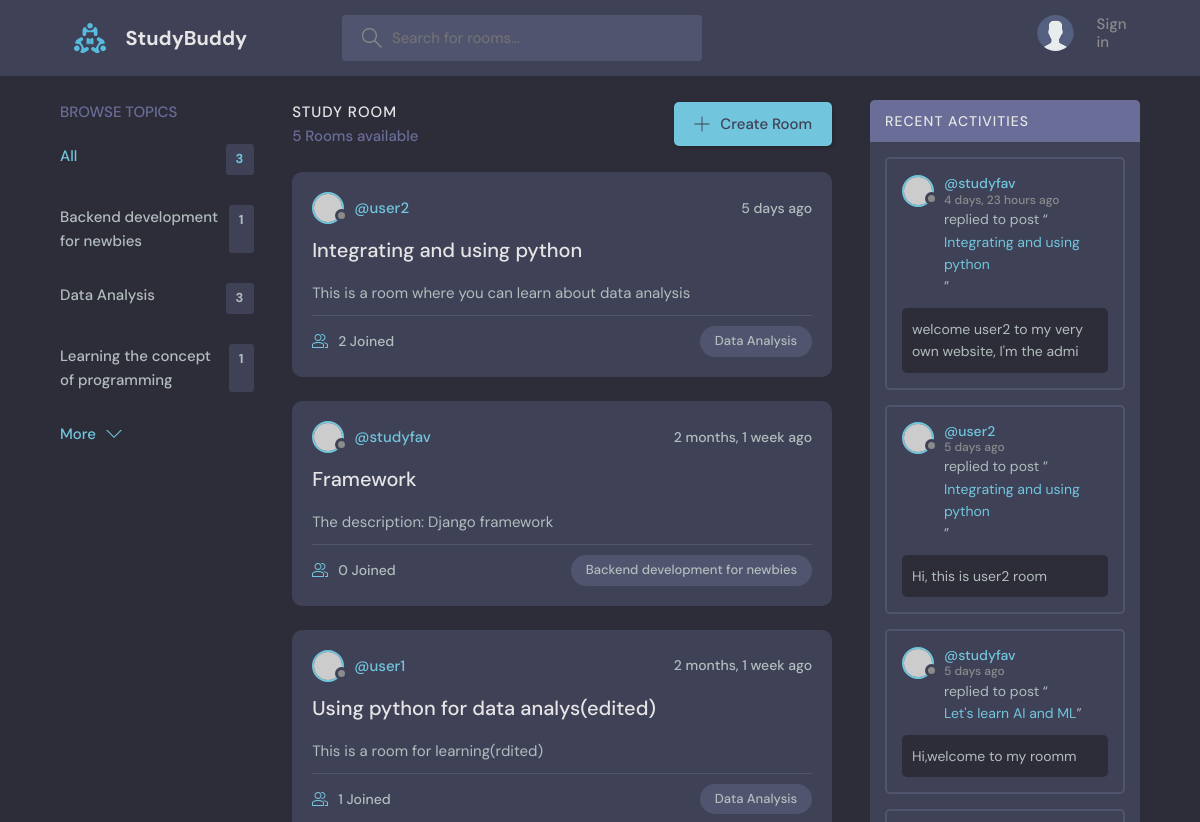
The app's page / (upper part), older data.
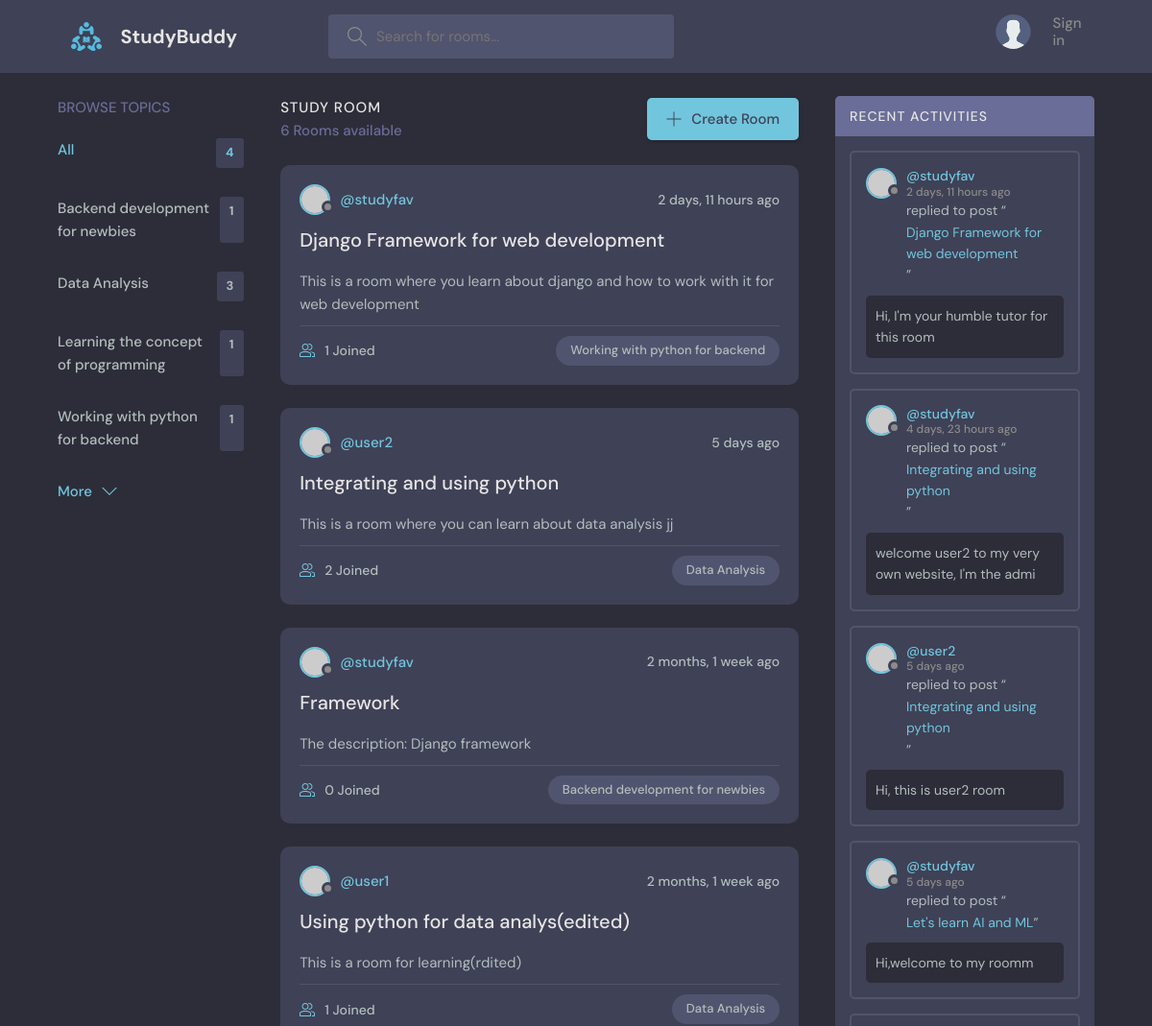
The same page, newer data.
### base/models.py (models this page shows, shortened)
class Topic(models.Model):
  name = models.CharField(max_length=200)

class Room(models.Model):
  host = models.ForeignKey(User, on_delete=models.SET_NULL, null=True)
  topic = models.ForeignKey(Topic, on_delete=models.SET_NULL, null=True)
  name = models.CharField(max_length=200)
  description = models.TextField(null=True, blank=True)
  participants = models.ManyToManyField(User, related_name="participants", blank=True)
  updated = models.DateTimeField(auto_now=True)
  created = models.DateTimeField(auto_now_add=True)
  class Meta:
    ordering = ['-updated', '-created']
  def __str__(self):
    return self.name

class Message(models.Model):
  user = models.ForeignKey(User, on_delete=models.CASCADE)
  room = models.ForeignKey(Room, on_delete=models.CASCADE)
  body = models.TextField()
  updated = models.DateTimeField(auto_now=True)
  created = models.DateTimeField(auto_now_add=True)
  class Meta:
    ordering = ['-updated', '-created']
  def __str__(self):
    return self.body[0:50]

### base/views.py (the view)
# urls.py: path('', views.home, name='home'),
def home(request):
  q =  request.GET.get('q') if request.GET.get('q') != None else ''
  rooms = Room.objects.filter(
    Q(topic__name__icontains=q) |
    Q(name__icontains=q) |
    Q(description__icontains=q)
    )
  topics = Topic.objects.all()
  room_count = rooms.count()
  room_messages = Message.objects.filter(Q(
    room__topic__name__icontains=q
  ))
  context = {'rooms': rooms, 'topics':topics, 'room_count': room_count, 'room_messages': room_messages}
  return render(request, 'base/home.html', context)

### base/templates/base/home.html (shortened to what this page needs)
{% extends 'main.html' %} {% block content %}
<main class="layout layout--3">
  <div class="container">
    <div>{% include 'base/topics_component.html' %}</div>
    <div class="roomList">
      <div class="roomList__header">
        <div>
          <h2>Study Room</h2>
          <p>{{room_count}} Rooms available</p>
        </div>
        <a class="btn btn--main" href="{% url 'create-room' %}">
          <svg
            version="1.1"
            xmlns="http://www.w3.org/2000/svg"
            width="32"
            height="32"
            viewBox="0 0 32 32"
          >
            <title>add</title>
            <path
              d="M16.943 0.943h-1.885v14.115h-14.115v1.885h14.115v14.115h1.885v-14.115h14.115v-1.885h-14.115v-14.115z"
            ></path>
          </svg>
          Create Room
        </a>
      </div>
      <div>{% include 'base/feed_component.html' %}</div>
    </div>
    <div>{% include 'base/activity_component.html' %}</div>
  </div>
</main>
{% endblock content %}

### base/templates/base/topics_component.html
    <div class="topics">
      <div class="topics__header">
        <h2>Browse Topics</h2>
      </div>
      <ul class="topics__list">
        <li>
          <a href="{% url 'home' %}" class="active">All <span>{{topics.count}}</span></a>
        </li>
        {% for topic in topics %}
        <li>
          <a href="{% url 'home' %}?q={{topic.name}}">{{topic.name}} <span>{{topic.room_set.all.count}}</span></a>
        </li>
        {% endfor %}
      </ul>
      <a class="btn btn--link" href="topics.html">
        More
        <svg
          version="1.1"
          xmlns="http://www.w3.org/2000/svg"
          width="32"
          height="32"
          viewBox="0 0 32 32"
        >
          <title>chevron-down</title>
          <path d="M16 21l-13-13h-3l16 16 16-16h-3l-13 13z"></path>
        </svg>
      </a>
    </div>

### base/templates/base/feed_component.html (shortened to what this page needs)
{% for room in rooms %}
<div class="roomListRoom">
  <div class="roomListRoom__header">
    <a
      href="{% url 'user-profile' room.host.id %}"
      class="roomListRoom__author"
    >
      <div class="avatar avatar--small">
        <img src="https://randomuser.me/api/portraits/women/11.jpg" />
      </div>
      <span>@{{room.host.username}}</span>
    </a>
    <div class="roomListRoom__actions">
      <span>{{room.created |timesince}} ago</span>
    </div>
  </div>
  <div class="roomListRoom__content">
    <a href="{% url 'room' room.id %}">{{room.name}}</a>
    <p>{{room.description}}</p>
  </div>
  <div class="roomListRoom__meta">
    <a href="{% url 'room' room.id %}" class="roomListRoom__joined">
      {{room.participants.all.count}} Joined
    </a>
    <p class="roomListRoom__topic">{{room.topic.name}}</p>
  </div>
</div>
{% endfor %}

### base/templates/base/activity_component.html (shortened to what this page needs)
<div class="activities">
  <div class="activities__header">
    <h2>Recent Activities</h2>
  </div>
  {% for message in room_messages %}
  <div class="activities__box">
    <div class="activities__boxHeader roomListRoom__header">
      <a
        href="{% url 'user-profile' message.user.id %}"
        class="roomListRoom__author"
      >
        <div class="avatar avatar--small">
          <img src="https://randomuser.me/api/portraits/women/11.jpg" />
        </div>
        <p>
          @{{message.user}}
          <span>{{message.created |timesince}} ago</span>
        </p>
      </a>
    </div>
    <div class="activities__boxContent">
      <p>
        replied to post “<a href="{% url 'room' message.room.id %}"
          >{{message.room}}</a
        >”
      </p>
      <div class="activities__boxRoomContent">{{message}}</div>
    </div>
  </div>
  {% endfor %}
</div>

Row changes from the older to the newer data that the page shows:
added Topic: name "Working with python for backend", room_set.all.count "1"
added Room: host.username "studyfav", created "2 days, 11 hours", name "Django Framework for web development", description "This is a room where you learn about django and how to work with it for web development", participants.all.count "1", topic.name "Working with python for backend"
changed Room "Integrating and using python": description "This is a room where you can learn about data analysis" → "This is a room where you can learn about data analysis jj"
added Message: user "studyfav", created "2 days, 11 hours", room "Django Framework for web development", body "Hi, I'm your humble tutor for this room"
Text that changed along with them:
{{ topics.count }}: "3" → "4"
{{ room_count }}: "5" → "6"
